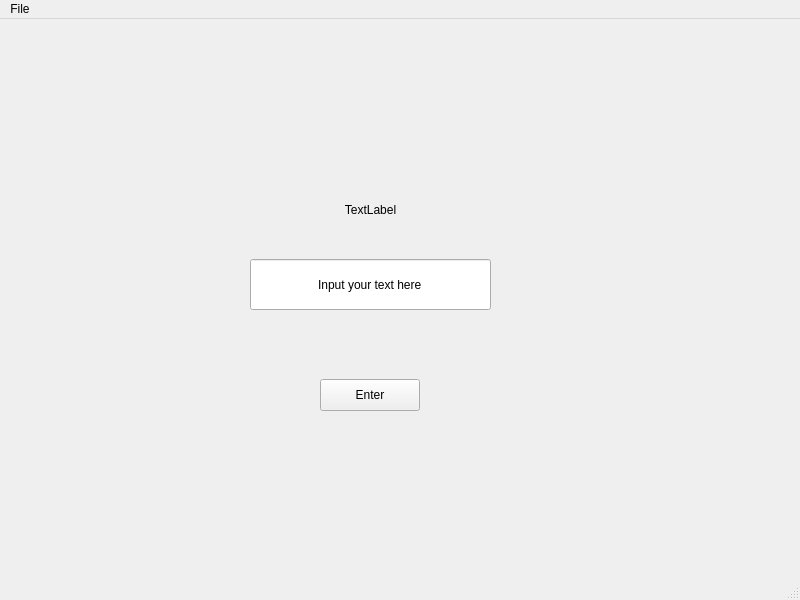
<?xml version="1.0" encoding="UTF-8"?>
<ui version="4.0">
 <class>MainWindow</class>
 <widget class="QMainWindow" name="MainWindow">
  <property name="geometry">
   <rect>
    <x>0</x>
    <y>0</y>
    <width>800</width>
    <height>600</height>
   </rect>
  </property>
  <property name="windowTitle">
   <string>MainWindow</string>
  </property>
  <widget class="QWidget" name="centralwidget">
   <widget class="QLineEdit" name="my_edit">
    <property name="geometry">
     <rect>
      <x>250</x>
      <y>240</y>
      <width>241</width>
      <height>51</height>
     </rect>
    </property>
    <property name="text">
     <string>Input your text here</string>
    </property>
    <property name="alignment">
     <set>Qt::AlignCenter</set>
    </property>
   </widget>
   <widget class="QLabel" name="my_label">
    <property name="geometry">
     <rect>
      <x>240</x>
      <y>160</y>
      <width>261</width>
      <height>61</height>
     </rect>
    </property>
    <property name="frameShadow">
     <enum>QFrame::Plain</enum>
    </property>
    <property name="text">
     <string>TextLabel</string>
    </property>
    <property name="scaledContents">
     <bool>true</bool>
    </property>
    <property name="alignment">
     <set>Qt::AlignCenter</set>
    </property>
   </widget>
   <widget class="QPushButton" name="pushButton">
    <property name="geometry">
     <rect>
      <x>320</x>
      <y>360</y>
      <width>100</width>
      <height>32</height>
     </rect>
    </property>
    <property name="text">
     <string>Enter</string>
    </property>
   </widget>
  </widget>
  <widget class="QMenuBar" name="menubar">
   <property name="geometry">
    <rect>
     <x>0</x>
     <y>0</y>
     <width>800</width>
     <height>22</height>
    </rect>
   </property>
   <widget class="QMenu" name="menuFile">
    <property name="title">
     <string>File</string>
    </property>
   </widget>
   <addaction name="menuFile"/>
  </widget>
  <widget class="QStatusBar" name="statusbar"/>
 </widget>
 <resources/>
 <connections/>
</ui>
